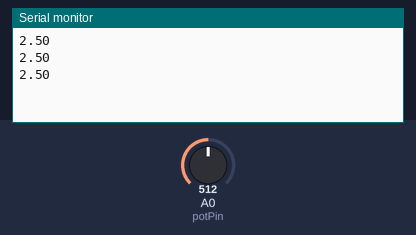
The sketch below on a simulated Arduino Uno, built with avr-gcc and run on an emulated ATmega328P. On the bench: the last lines printed to the serial monitor. The test bench sets the inputs (shaded band); at power-on: A0 (potPin) = 512.

Above: at 1.3 s.
1.4 s: A0 (potPin) set to 716
At 1.9 s:
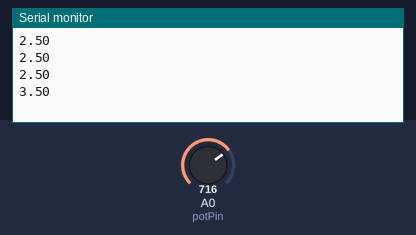
2.9 s: A0 (potPin) set to 900
At 3.4 s:
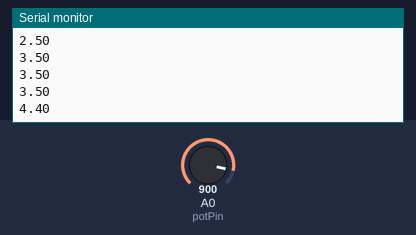
Timing chart, 0 to 5.9 s (numbered marks = the images above; inputs shaded):
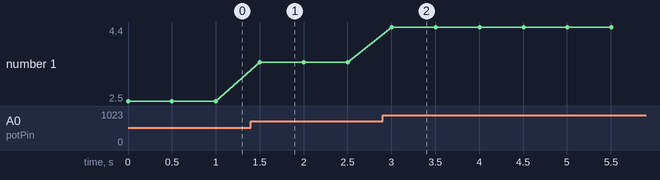

Measured:
- after the input at 1.4 s, the serial monitor: prints a new line after 0.10 s (image 1)
- after the input at 2.9 s, the serial monitor: prints a new line after 0.10 s (image 2)
- plotted number 1: 2.5 → 3.5 after the input at 1.4 s, 3.5 → 4.4 after the input at 2.9 s

The sketch:

Potensiometer.ino
```cpp
int potPin = A0;
int readVal;
float potVal;

void setup() {
  Serial.begin(115200);

}

void loop() {
  readVal = analogRead(potPin);
  potVal = (5./1023.)*readVal;
  Serial.println(potVal);
  delay(500);
}
```
